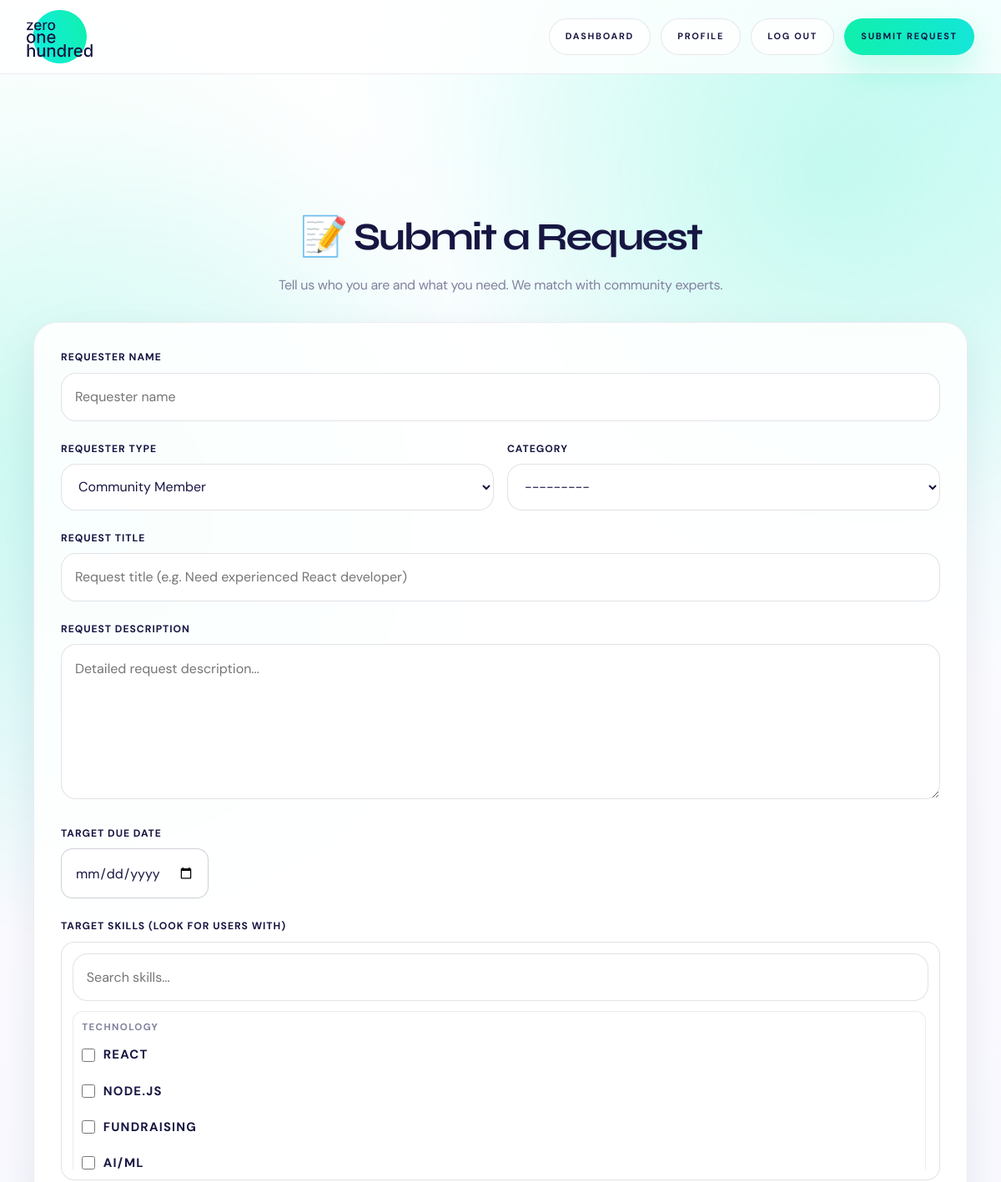
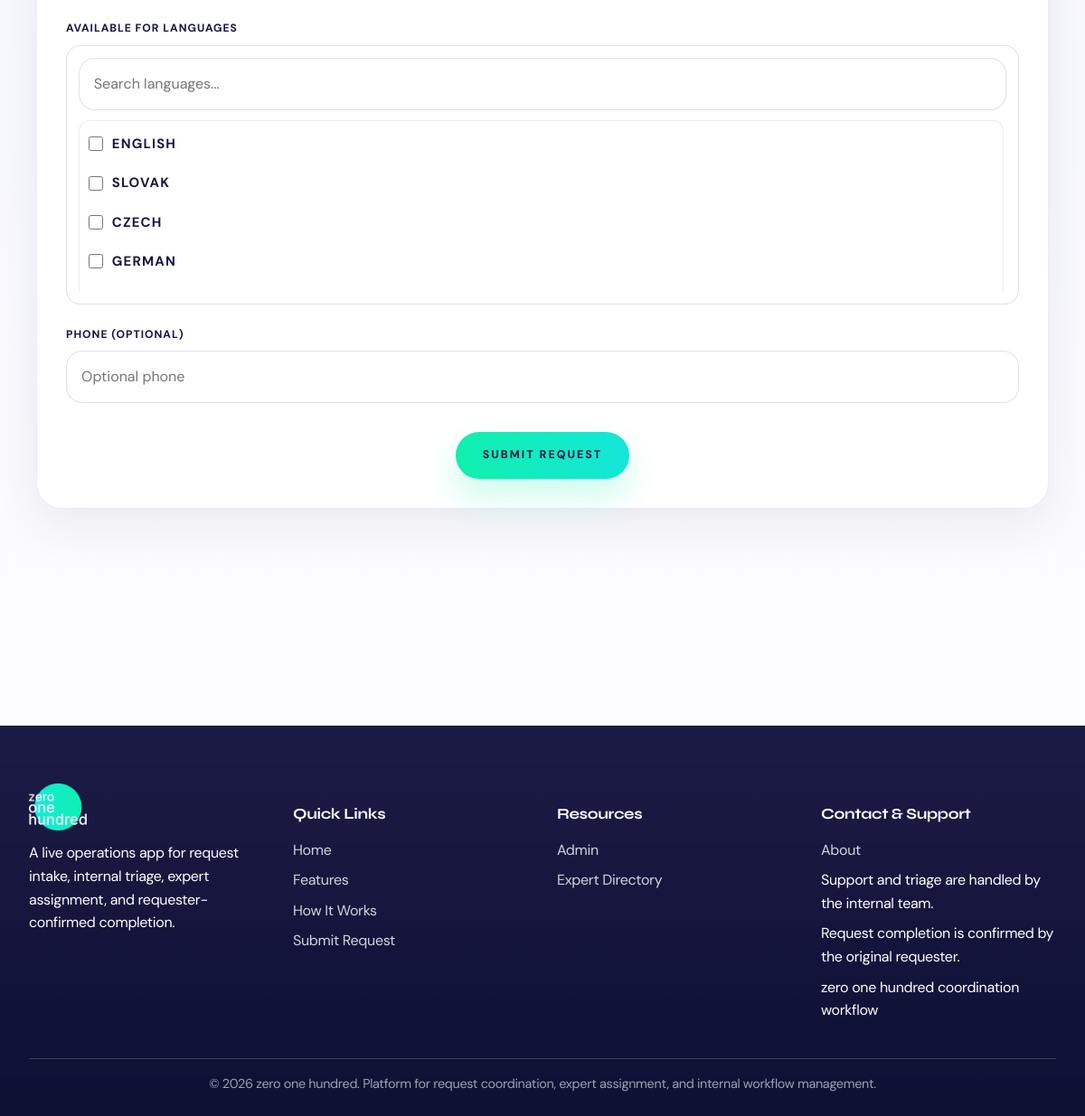
The app's page /submit/ (signed in) with its own data (2 pictures, top to bottom).
### server/models.py (models this page shows, shortened)
class Skill(models.Model):
    name = models.CharField(max_length=100, unique=True)
    class Meta:
        verbose_name = 'Skill'
        verbose_name_plural = 'Skills'

class Language(models.Model):
    name = models.CharField(max_length=80, unique=True)
    class Meta:
        verbose_name = 'Language'
        verbose_name_plural = 'Languages'

### server/views.py (the view)
# urls.py: path('submit/', views.submit_request, name='submit_request'),
@login_required
@require_http_methods(["GET", "POST"])
def submit_request(request):
    if request.method == 'POST':
        form = RequestSubmissionForm(request.POST)
        if form.is_valid():
            try:
                new_request = form.save(commit=False)
                new_request.status = 'open'
                new_request.submitted_by = request.user
                new_request.requester_email = request.user.email or f'{request.user.username}@local.invalid'
                new_request.save()
                form.save_m2m()
                messages.success(
                    request,
                    f'✅ Your request "{new_request.title}" has been submitted successfully! '
                    f'A confirmation email has been sent to {new_request.requester_email}'
                )
                return redirect('request_submitted', request_id=new_request.id)
            except Exception as e:
                messages.error(request, f'Error saving request: {str(e)}')
        else:
            messages.error(request, 'Please correct the errors in the form.')
    else:
        form = RequestSubmissionForm(initial={'requester_type': 'community_member'})
    skills_qs = form.fields['target_skills'].queryset
    languages_qs = form.fields['required_languages'].queryset
    skill_groups = _group_skills_by_theme(skills_qs)
    wanted_languages = list(languages_qs)
    selected_target_skills = set(request.POST.getlist('target_skills')) if request.method == 'POST' else set()
    selected_required_languages = set(request.POST.getlist('required_languages')) if request.method == 'POST' else set()
    return render(request, 'submit_request.html', {
        'form': form,
        'skill_groups': skill_groups,
        'wanted_languages': wanted_languages,
        'selected_target_skills': selected_target_skills,
        'selected_required_languages': selected_required_languages,
    })

### server/chat_utils.py (called while the page is built)
def is_company_account(user):
    return bool(user and user.is_authenticated and user.is_active and (user.is_staff or user.is_superuser))

### server/context_processors.py (called while the page is built)
def chat_nav_badge(request):
    user = getattr(request, 'user', None)
    if not user or not user.is_authenticated or not is_company_account(user):
        return {
            'chats_unread_count': 0,
            'chats_has_unread': False,
        }
    unread_count = get_unread_chat_count(user)
    return {
        'chats_unread_count': unread_count,
        'chats_has_unread': unread_count > 0,
    }

### server/models.py (called while the page is built)
    def __str__(self):
        return self.get_name_display()

### server/templates/submit_request.html (shortened to what this page needs)
{% extends "base.html" %}
{% block content %}
<div class="container">
    <section class="section">
        <div class="text-center mb-4">
            <h1>📝 Submit a Request</h1>
            <p class="text-muted">Tell us who you are and what you need. We match with community experts.</p>
        </div>
        <div class="card submit-card">
            <div class="card-body">
                <form method="post" action="{% url 'submit_request' %}">
                    <div class="form-group">
                        <label for="{{ form.requester_name.id_for_label }}">Requester name</label>
                        {{ form.requester_name }}
                    </div>
                    <div class="row two-up">
                        <div class="col-md-6">
                            <div class="form-group">
                                <label for="{{ form.requester_type.id_for_label }}">Requester type</label>
                                {{ form.requester_type }}
                            </div>
                        </div>
                        <div class="col-md-6">
                            <div class="form-group">
                                <label for="{{ form.category.id_for_label }}">Category</label>
                                {{ form.category }}
                            </div>
                        </div>
                    </div>
                    <div class="form-group">
                        <label for="{{ form.title.id_for_label }}">Request title</label>
                        {{ form.title }}
                    </div>
                    <div class="form-group">
                        <label for="{{ form.description.id_for_label }}">Request description</label>
                        {{ form.description }}
                    </div>
                    <div class="form-group due-date-group">
                        <label for="{{ form.due_date.id_for_label }}">Target due date</label>
                        {{ form.due_date }}
                    </div>
                    <div class="form-group">
                        <label>Target skills (look for users with)</label>
                        <div class="picker-panel" id="skills-panel">
                            <input type="text" class="picker-search" placeholder="Search skills..." data-target="skills-list">
                            <div class="picker-list" id="skills-list">
                                {% for theme, skills in skill_groups %}
                                <div class="picker-group" data-group>
                                    <div class="picker-group-title">{{ theme }}</div>
                                    <div class="picker-options">
                                        {% for skill in skills %}
                                        <label class="picker-option" data-text="{{ skill.name|lower }}">
                                            <input type="checkbox" name="target_skills" value="{{ skill.id }}" {% if skill.id|stringformat:'s' in selected_target_skills %}checked{% endif %}>
                                            <span>{{ skill.name }}</span>
                                        </label>
                                        {% endfor %}
                                    </div>
                                </div>
                                {% endfor %}
                            </div>
                        </div>
                    </div>
                    <div class="form-group">
                        <label>Available for Languages</label>
                        <div class="picker-panel" id="languages-panel">
                            <input type="text" class="picker-search" placeholder="Search languages..." data-target="languages-list">
                            <div class="picker-list" id="languages-list">
                                <div class="picker-group" data-group>
                                    <div class="picker-options">
                                        {% for language in wanted_languages %}
                                        <label class="picker-option" data-text="{{ language.name|lower }}">
                                            <input type="checkbox" name="required_languages" value="{{ language.id }}" {% if language.id|stringformat:'s' in selected_required_languages %}checked{% endif %}>
                                            <span>{{ language.name }}</span>
                                        </label>
                                        {% endfor %}
                                    </div>
                                </div>
                            </div>
                        </div>
                    </div>
                    <div class="form-group">
                        <label for="{{ form.requester_phone.id_for_label }}">Phone (optional)</label>
                        {{ form.requester_phone }}
                    </div>
                    <div class="text-center mt-4">
                        <button type="submit" class="btn btn-primary btn-lg">Submit request</button>
                    </div>
                </form>
            </div>
        </div>
    </section>
</div>
{% endblock %}

### server/templates/base.html (style rules this page uses)
* { margin: 0; padding: 0; box-sizing: border-box; }
:root { --primary: hsl(162, 88%, 50%); --primary-dark: hsl(162, 88%, 42%); --primary-soft: hsl(162, 88%, 95%); --gradient: hsl(176, 84%, 49%); --secondary: #7f869f; --success: hsl(162, 88%, 42%); --warning: #f4b740; --danger: #ef4444; --dark: #171642; --gray-light: #f7f9fc; --gray: rgba(23, 22, 66, 0.12); --text: #171642; --text-light: #81819e; --white-soft: ghostwhite; --surface: rgba(255, 255, 255, 0.88); --surface-strong: #ffffff; --shadow-soft: 0 18px 50px rgba(23, 22, 66, 0.08); --shadow-card: 0 24px 70px rgba(23, 22, 66, 0.12); --radius-pill: 999px; --radius-card: 28px; }
html { scroll-behavior: smooth; min-height: 100%; }
body { font-family: 'DM Sans', sans-serif; color: var(--text); background: radial-gradient(circle at top right, rgba(17, 237, 226, 0.18), transparent 28%), radial-gradient(circle at left 20%, rgba(15, 239, 170, 0.12), transparent 24%), linear-gradient(180deg, #ffffff 0%, var(--white-soft) 58%, #ffffff 100%); min-height: 100%; line-height: 1.6; letter-spacing: -0.02em; position: relative; overflow-x: hidden; }
body::before { content: ""; position: fixed; inset: 0; background: radial-gradient(circle at 82% 8%, rgba(15, 239, 170, 0.14), transparent 18%), radial-gradient(circle at 12% 24%, rgba(17, 237, 226, 0.12), transparent 22%); pointer-events: none; z-index: -1; }
button, input, optgroup, select, textarea { color: inherit; font: inherit; margin: 0; }
.btn { padding: 0.95rem 1.8rem; border-radius: var(--radius-pill); text-decoration: none; font-size: 0.78rem; font-weight: 700; letter-spacing: 0.16em; text-transform: uppercase; border: 1px solid transparent; cursor: pointer; transition: all 0.3s; display: inline-flex; align-items: center; justify-content: center; gap: 0.5rem; background: linear-gradient(90deg, var(--primary) 0%, var(--gradient) 100%); color: var(--dark); box-shadow: 0 18px 36px rgba(15, 239, 170, 0.22); }
.btn-primary { background: linear-gradient(90deg, var(--primary) 0%, var(--gradient) 100%); color: var(--dark); }
.container { max-width: 1250px; margin: 0 auto; padding: 0 2.5rem; }
main > .container { padding: 2rem 2.5rem 3rem; }
.card { background: var(--surface); backdrop-filter: blur(14px); border-radius: var(--radius-card); padding: 2rem; box-shadow: var(--shadow-soft); border: 1px solid rgba(23, 22, 66, 0.08); transition: all 0.3s; }
h1, h2, h3, h4, h5, h6 { color: var(--dark); line-height: 1.2; font-family: 'Syne', sans-serif; }
h1 { font-size: 2.9rem; margin-bottom: 1rem; letter-spacing: -0.05em; }
form { max-width: 600px; }
.form-group { margin-bottom: 1.5rem; }
label { display: block; margin-bottom: 0.5rem; font-weight: 700; letter-spacing: 0.08em; text-transform: uppercase; font-size: 0.76rem; color: var(--dark); }
input[type="text"], input[type="email"], input[type="password"], input[type="number"], input[type="tel"], textarea, select { width: 100%; padding: 0.95rem 1rem; border: 1px solid rgba(23, 22, 66, 0.12); border-radius: 18px; font-size: 1rem; font-family: inherit; transition: border-color 0.3s, box-shadow 0.3s, transform 0.3s; background: rgba(255, 255, 255, 0.9); }
textarea { resize: vertical; min-height: 120px; }
.mt-4 { margin-top: 2rem; }
.mb-4 { margin-bottom: 2rem; }
.text-center { text-align: center; }
.text-muted { color: var(--text-light); }
.section { padding: 5rem 0; border-bottom: 1px solid rgba(23, 22, 66, 0.08); }
.section:last-child { border-bottom: none; }

### records on screen
Skill: name "REACT"
Skill: name "NODE.JS"
Skill: name "FUNDRAISING"
Skill: name "AI/ML"
Language: name "ENGLISH"
Language: name "SLOVAK"
Language: name "CZECH"
Language: name "GERMAN"

### other values on screen
{{ theme }} "TECHNOLOGY"
